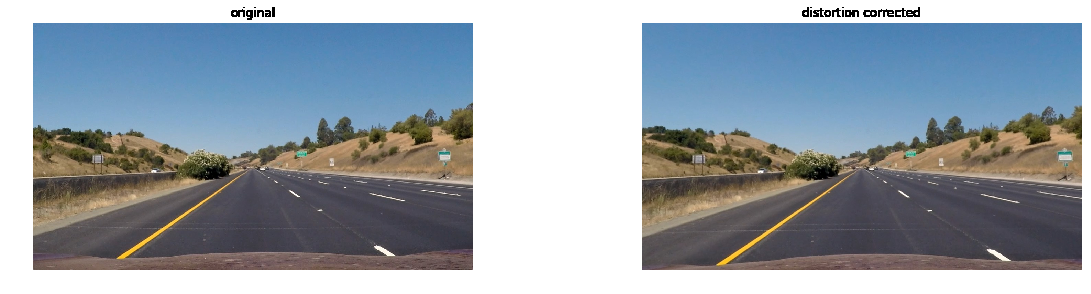
#> input picture writeup_images/distortion_correction.png, 1091 x 294 px
$ python -i threshold.py   (imports and definitions only)   (older library calls are emulated)
#> lines starting #> are read from the running program, lines starting #| are printed output that depends on the picture; after the words box and inside, x2 and y2 are one past the last pixel; in counts of white or black regions, pixels touching at a corner belong together
import cv2
import numpy as np

SATURATION_MIN_THRESHOLD = 80
SATURATION_MAX_THRESHOLD = 355


def to_binary(img: np.ndarray):
    """ Very simple filler threshold function to get the ball rolling on the pipeline """
    thresholded_sat = threshold(saturation(img), SATURATION_MIN_THRESHOLD, SATURATION_MAX_THRESHOLD)

    sobelx = gradient(img, kernel_size=5)
    sobely = gradient(img, direction='y', kernel_size=5)
    sobelxy = gradient_magnitude(sobelx, sobely)
    thresholdedxy = threshold(sobelxy, 10, 20)

    combined = np.zeros(thresholdedxy.shape)
    combined[(thresholded_sat == 1) | (thresholdedxy == 1)] = 1

    return combined


def gradient(img, direction="x", kernel_size=3):
    gray = cv2.cvtColor(img, cv2.COLOR_RGB2GRAY)
    if direction == "x":
        sobel = cv2.Sobel(gray, cv2.CV_64F, 1, 0, ksize=kernel_size)
    elif direction == "y":
        sobel = cv2.Sobel(gray, cv2.CV_64F, 0, 1, ksize=kernel_size)
    else:
        raise Exception("Bad Direction")
    abs_sobel = np.absolute(sobel)
    scaled_sobel = np.uint8(255 * abs_sobel / np.max(abs_sobel))
    return scaled_sobel


def threshold(img, thresh_min, thresh_max):
    in_threshold = np.zeros(img.shape)
    in_threshold[(img >= thresh_min) & (img <= thresh_max)] = 1
    return in_threshold


def gradient_magnitude(gradx, grady):
    return np.sqrt(gradx ** 2 + grady ** 2)


def gradient_direction(gradx, grady):
    return np.arctan2(grady, gradx)


def saturation(img):
    hls = cv2.cvtColor(img, cv2.COLOR_RGB2HLS)
    return hls[:, :, 2]

>>> import cv2
>>> picture = cv2.cvtColor(cv2.imread('writeup_images/distortion_correction.png'), cv2.COLOR_BGR2RGB)
>>> result = to_binary(picture)
#> in saturation, `hls = cv2.cvtColor(img, cv2.COLOR_RGB2HLS)`: hls: shape (294, 1091, 3); mean of channels 0, 1, 2 58.5, 161, 45.1
#> in saturation, `return hls[:, :, 2]`:
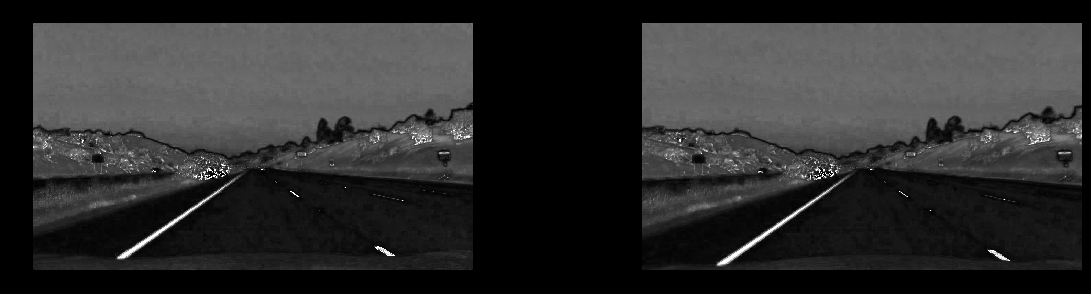
#> returned value: shape (294, 1091); min 0, max 255, mean 45.1
#> in threshold, `in_threshold = np.zeros(img.shape)`: in_threshold: shape (294, 1091) float64; every value is 0
#> in threshold, `in_threshold[(img >= thresh_min) & (img <= thresh_max)] = 1`:
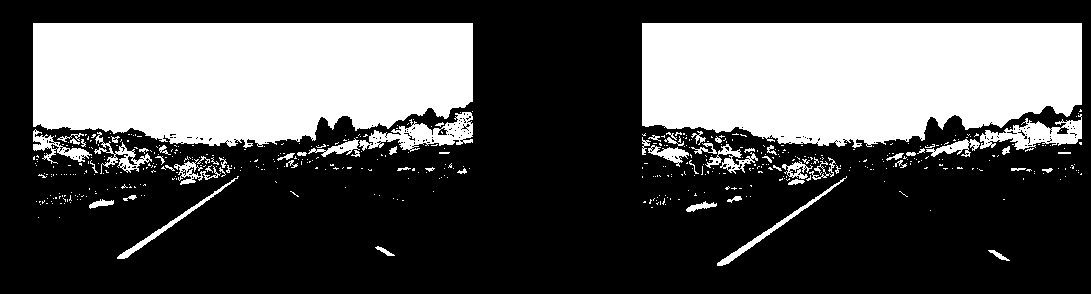
#> in_threshold: shape (294, 1091) float64; values 0 (black) and 1 (white), 33.1% white; 515 white regions (448 under 20 px), largest, box (x1, y1, x2, y2) and area: (33, 23, 473, 148) 47239, (642, 23, 1082, 148) 47141, (359, 112, 473, 152) 1839
#> in gradient, `gray = cv2.cvtColor(img, cv2.COLOR_RGB2GRAY)`:
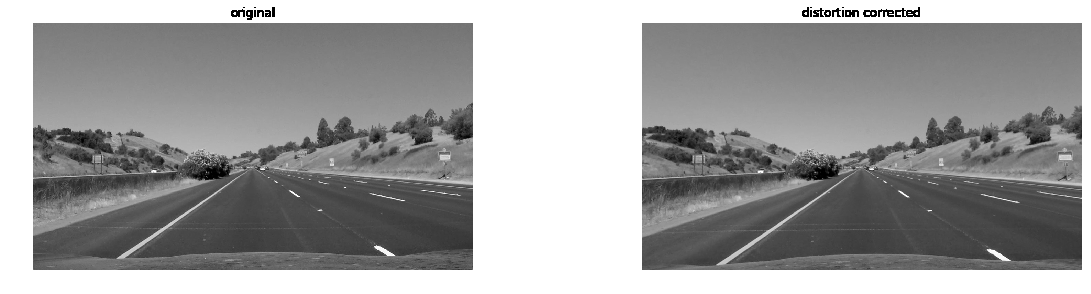
#> gray: shape (294, 1091); min 0, max 255, mean 159.6
#> call 2 of gradient, with direction = 'y', kernel_size = 5
#> in gradient (call 2), `sobel = cv2.Sobel(gray, cv2.CV_64F, 0, 1, ksize=kernel_size)`:
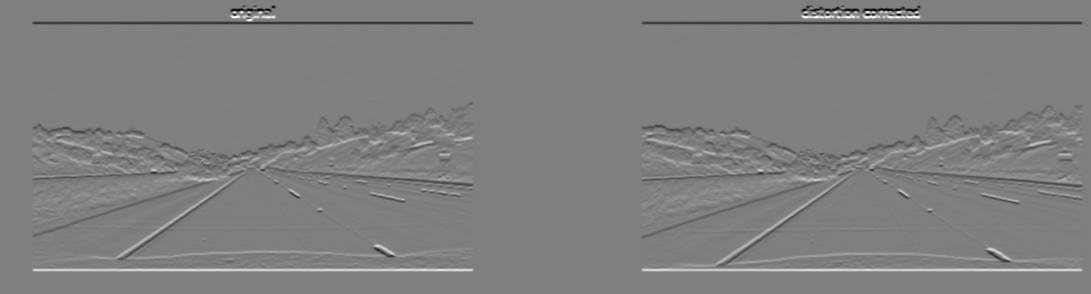
#> sobel: shape (294, 1091) float64; min -12240, max 12240, mean 0; drawn with min black and max white
#> in gradient_magnitude, `return np.sqrt(gradx ** 2 + grady ** 2)`:
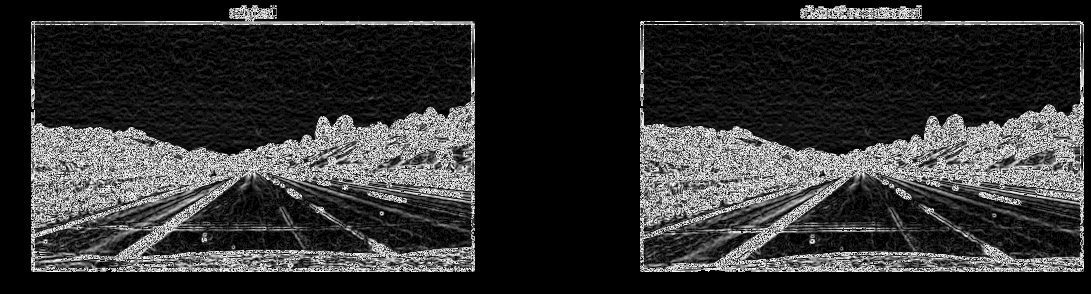
#> returned value: shape (294, 1091) float16; min 0, max 15.91, mean 3.08; drawn with min black and max white
#> in to_binary, `thresholdedxy = threshold(sobelxy, 10, 20)`:
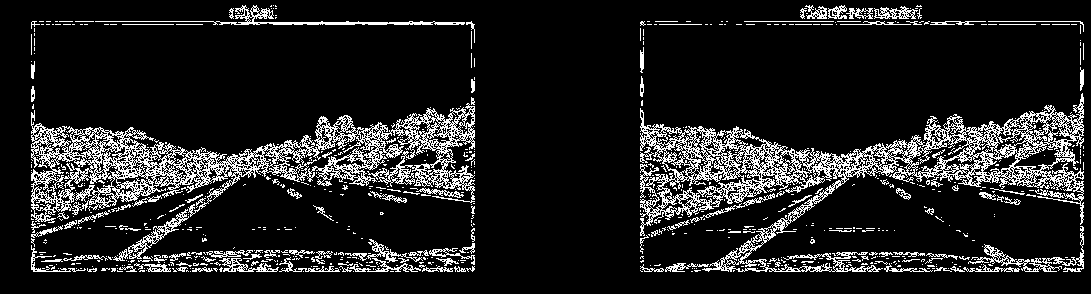
#> thresholdedxy: shape (294, 1091) float64; values 0 (black) and 1 (white), 13% white in thin lines or dots, all inside (x1, y1, x2, y2) = (31, 5, 1084, 272)
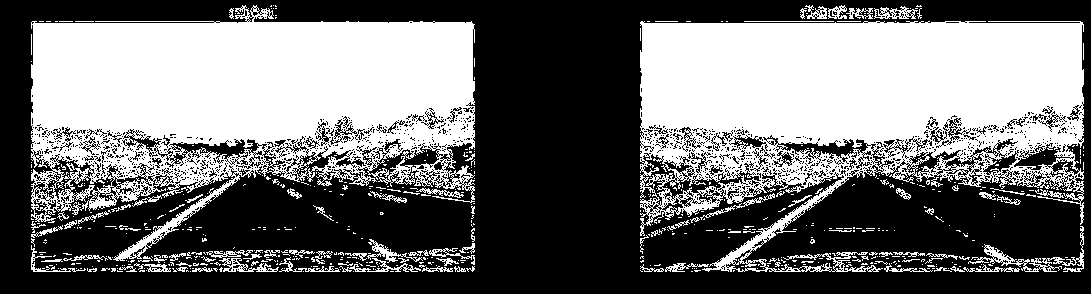
#> result: shape (294, 1091) float64; values 0 (black) and 1 (white), 43.7% white; 595 white regions (496 under 20 px), largest, box (x1, y1, x2, y2) and area: (640, 21, 1084, 272) 65579, (31, 5, 475, 261) 64750, (968, 226, 1084, 272) 860

$ run again, on writeup_images/large_transform_example.png
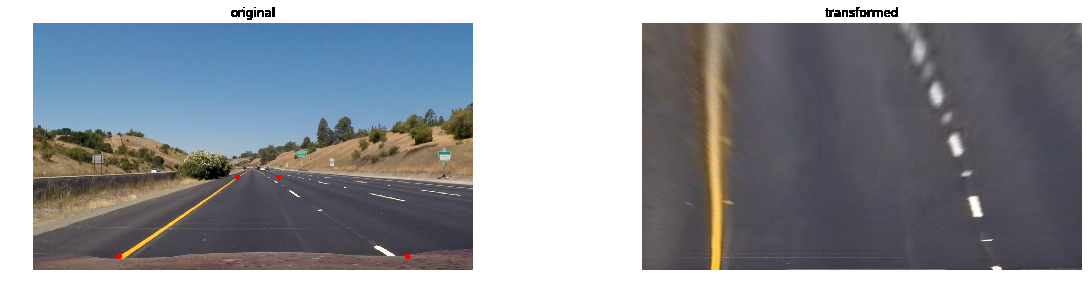
#> input picture writeup_images/large_transform_example.png, 1091 x 294 px
#> hls: shape (294, 1091, 3); mean of channels 0, 1, 2 66.9, 151.3, 29.5
#> in threshold, `in_threshold[(img >= thresh_min) & (img <= thresh_max)] = 1`:
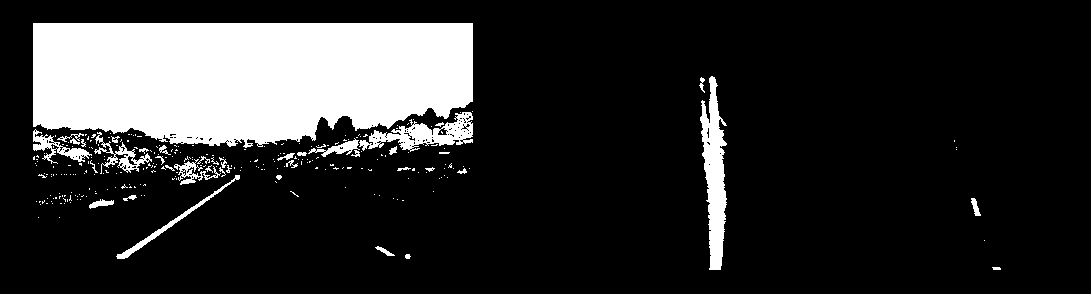
#> in_threshold: shape (294, 1091) float64; values 0 (black) and 1 (white), 17.6% white; 277 white regions (237 under 20 px), largest, box (x1, y1, x2, y2) and area: (33, 23, 473, 148) 47239, (700, 76, 727, 270) 2982, (359, 112, 473, 152) 1839
#> thresholdedxy: shape (294, 1091) float64; values 0 (black) and 1 (white), 9.4% white in thin lines or dots, all inside (x1, y1, x2, y2) = (31, 5, 1084, 272)
#> `result = to_binary(picture)`:
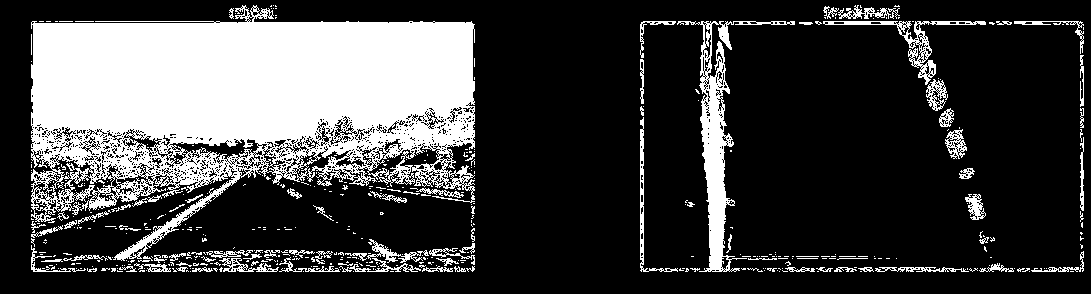
#> result: shape (294, 1091) float64; values 0 (black) and 1 (white), 25.2% white; 467 white regions (378 under 20 px), largest, box (x1, y1, x2, y2) and area: (31, 5, 475, 261) 64815, (677, 21, 795, 272) 4759, (823, 21, 986, 85) 1229

$ run again, on writeup_images/radius_of_curve.png
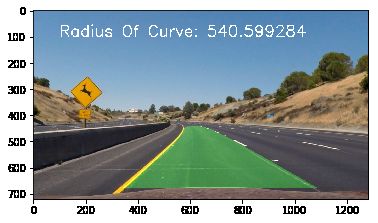
#> input picture writeup_images/radius_of_curve.png, 378 x 223 px
#> hls: shape (223, 378, 3); mean of channels 0, 1, 2 59.9, 146.9, 52.7
#> in threshold, `in_threshold[(img >= thresh_min) & (img <= thresh_max)] = 1`:
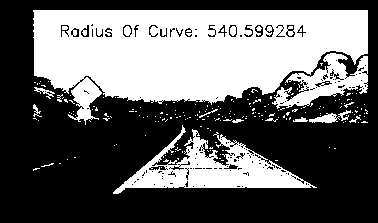
#> in_threshold: shape (223, 378) float64; values 0 (black) and 1 (white), 39.8% white; 202 white regions (188 under 20 px), largest, box (x1, y1, x2, y2) and area: (33, 10, 368, 125) 25175, (113, 125, 317, 194) 5139, (272, 53, 368, 109) 2183
#> thresholdedxy: shape (223, 378) float64; values 0 (black) and 1 (white), 21.4% white in thin lines or dots
#> `result = to_binary(picture)`:
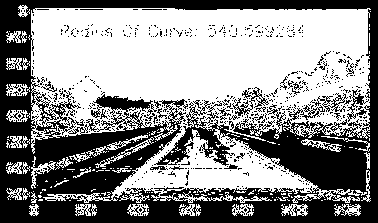
#> result: shape (223, 378) float64; values 0 (black) and 1 (white), 55.8% white; 607 black regions (582 under 20 px), largest, box (x1, y1, x2, y2) and area: (0, 0, 378, 223) 34176, (232, 87, 269, 118) 280, (347, 89, 369, 122) 207
